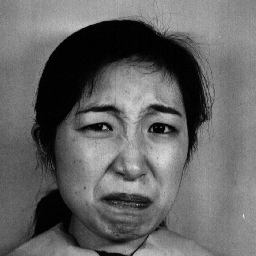
#> input picture dl/nn/cnn/emotion/jaffe/KA.DI3.44.tiff, 256 x 256 px; its folder holds only this picture in this run
$ python getCsv.py
#> lines starting #> are read from the running program, lines starting #| are printed output that depends on the picture
# coding:utf8

import cv2
import os
import numpy as np
import matplotlib.pyplot as plt
import pandas as pd
import csv

def detect(img, cascade):
    rects = cascade.detectMultiScale(img, scaleFactor=1.3, minNeighbors=4, minSize=(30, 30),flags=cv2.CASCADE_SCALE_IMAGE)
    if len(rects) == 0:
        return []
    rects[:, 2:] += rects[:, :2]
    return rects

cascade = cv2.CascadeClassifier("./classifier/haarcascade_frontalface_alt.xml")

f = "./jaffe/"
fs = os.listdir(f)
data = np.zeros([213, 48*48], dtype=np.uint8)
label = np.zeros([213], dtype=int)
i = 0
for f1 in fs:
    tmp_path = os.path.join(f, f1)
    if not os.path.isdir(tmp_path):
        print(tmp_path[len(f):])
        img = cv2.imread(tmp_path, 1)
#> img is the input picture: shape (256, 256, 3); min 0, max 237, mean 101.2
        dst = cv2.cvtColor(img, cv2.COLOR_BGR2GRAY)
        rects = detect(dst, cascade)
#> in detect, `rects = cascade.detectMultiScale(img, scaleFactor=1.3, minNeighbors=4,..`: rects = [[49, 61, 161, 161]]
#> rects = [[49, 61, 210, 222]]
        for x1, y1, x2, y2 in rects:
            cv2.rectangle(img,(x1+10,y1+20),(x2-10,y2),(0,255,255),2)
            # 调整截取脸部区域大小
            img_roi = np.uint8([y2-(y1+20), (x2-10)-(x1+10)])
            roi = dst[y1+20:y2, x1+10:x2-10]
            img_roi = roi
            re_roi = cv2.resize(img_roi, (48,48))
            # 获得表情label
            img_label = tmp_path[len(f)+3:len(f)+5]
            # print(img_label)
            if img_label == 'AN':
                label[i] = 0
            elif img_label == 'DI':
                label[i] = 1
            elif img_label == 'FE':
                label[i] = 2
            elif img_label == 'HA':
                label[i] = 3
            elif img_label == 'SA':
                label[i] = 4
            elif img_label == 'SU':
                label[i] = 5
            elif img_label == 'NE':
                label[i] = 6
            else:
                print("get label error.......\n")

            data[i][0:48*48] = np.ndarray.flatten(re_roi)
            i = i + 1
#> this loop made 1 pass
#> (x1, y1, x2, y2, img_label, i) on pass 1: (49, 61, 210, 222, 'DI', 1)
#> pass 1, `roi = dst[y1+20:y2, x1+10:x2-10]`:
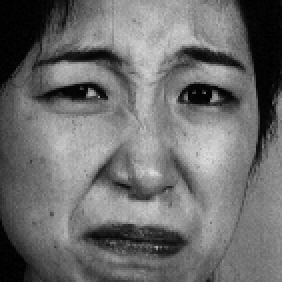
#> roi: shape (141, 141) (shown 2 times larger); min 0, max 222, mean 109.1
#> pass 1, `re_roi = cv2.resize(img_roi, (48,48))`:
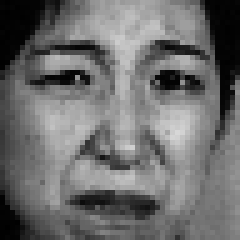
#> re_roi: shape (48, 48) (shown 5 times larger); min 0, max 215, mean 109.1
#> after the loop:
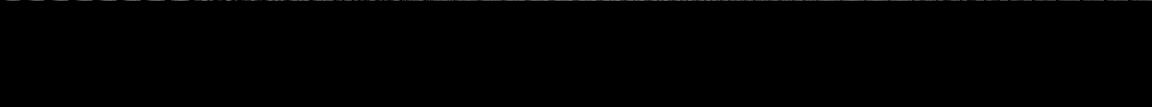
#> data: shape (213, 2304) (shown at 1/2 size); min 0, max 215, mean 0.5
#> after the loop:
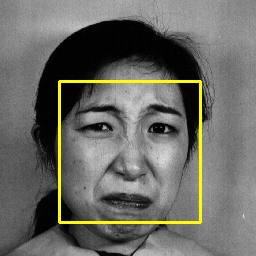
#> img: shape (256, 256, 3); mean B, G, R 99.3, 105.9, 105.9
#> after the loop, i = 1; label = 213 values, max 1 at index 0, min 0 at index 1, mean 0.00469

            # [4 lines of commented-out code are left out]

with open(r"./face.csv","w") as csvfile:
    writer = csv.writer(csvfile)
    writer.writerow(['emotion', 'pixels'])
    for i in range(len(label)):
        data_list = list(data[i])
        b = " ".join(str(x) for x in data_list)
        l = np.hstack([label[i], b])
        writer.writerow(l)

$ run again, on dl/nn/cnn/emotion/jaffe/KL.DI1.170.tiff
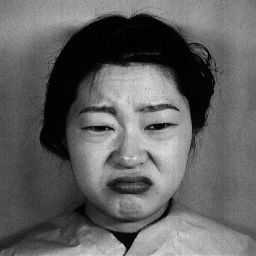
#> input picture dl/nn/cnn/emotion/jaffe/KL.DI1.170.tiff, 256 x 256 px
#> img is the input picture: shape (256, 256, 3); min 0, max 233, mean 98
#> in detect, `rects = cascade.detectMultiScale(img, scaleFactor=1.3, minNeighbors=4,..`: rects = [[50, 61, 159, 159]]
#> `rects = detect(dst, cascade)`: rects = [[50, 61, 209, 220]]
#> the loop `for x1, y1, x2, y2 in rects:` made 1 pass
#> (x1, y1, x2, y2, img_label, i) on pass 1: (50, 61, 209, 220, 'DI', 1)
#> pass 1, `roi = dst[y1+20:y2, x1+10:x2-10]`:
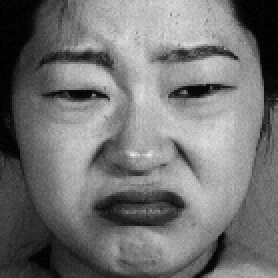
#> roi: shape (139, 139) (shown 2 times larger); min 0, max 233, mean 114.7
#> after the loop `for x1, y1, x2, y2 in rects:`:
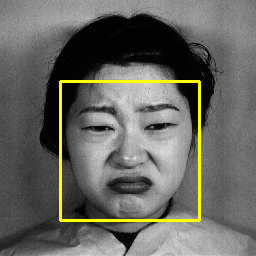
#> img: shape (256, 256, 3); mean B, G, R 96.1, 102.6, 102.6
#> after the loop `for x1, y1, x2, y2 in rects:`: i = 1; label = 213 values, max 1 at index 0, min 0 at index 1, mean 0.00469

$ run again, on dl/nn/cnn/emotion/jaffe/KA.FE1.45.tiff
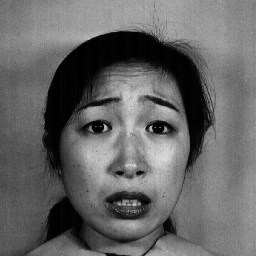
#> input picture dl/nn/cnn/emotion/jaffe/KA.FE1.45.tiff, 256 x 256 px
#> img is the input picture: shape (256, 256, 3); min 0, max 242, mean 102
#> in detect, `rects = cascade.detectMultiScale(img, scaleFactor=1.3, minNeighbors=4,..`: rects = [[51, 65, 157, 157]]
#> `rects = detect(dst, cascade)`: rects = [[51, 65, 208, 222]]
#> the loop `for x1, y1, x2, y2 in rects:` made 1 pass
#> (x1, y1, x2, y2, img_label, i) on pass 1: (51, 65, 208, 222, 'FE', 1)
#> pass 1, `roi = dst[y1+20:y2, x1+10:x2-10]`:
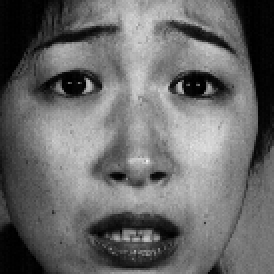
#> roi: shape (137, 137) (shown 2 times larger); min 0, max 242, mean 105.7
#> after the loop `for x1, y1, x2, y2 in rects:`:
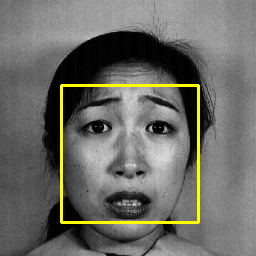
#> img: shape (256, 256, 3); mean B, G, R 100.4, 106.8, 106.8
#> after the loop `for x1, y1, x2, y2 in rects:`: i = 1; label = 213 values, max 2 at index 0, min 0 at index 1, mean 0.00939
